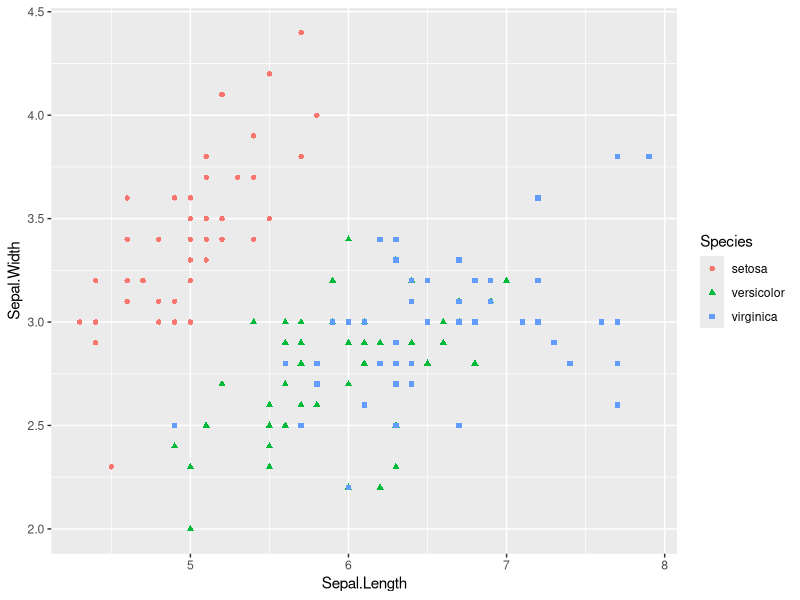
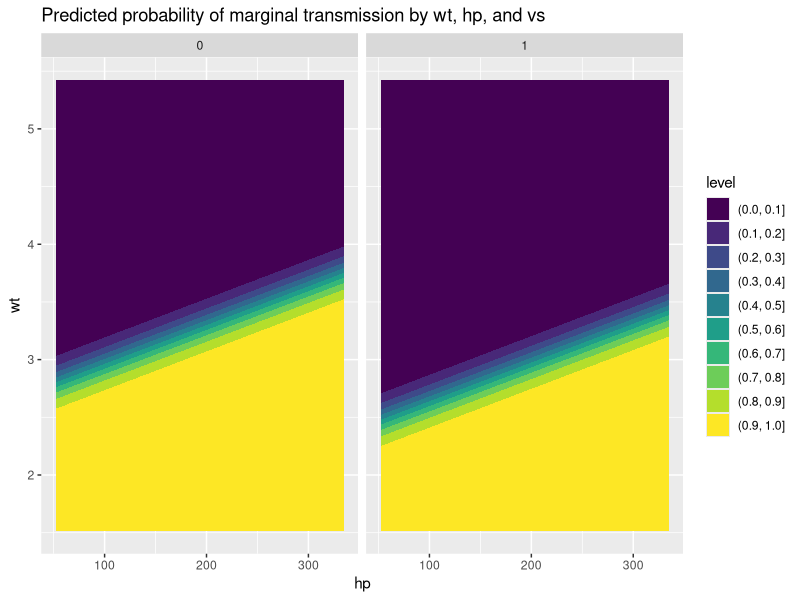
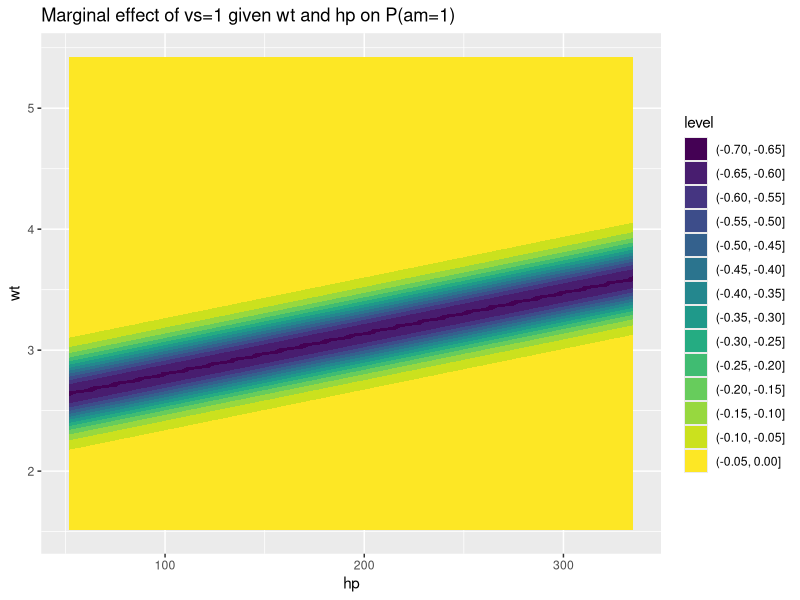
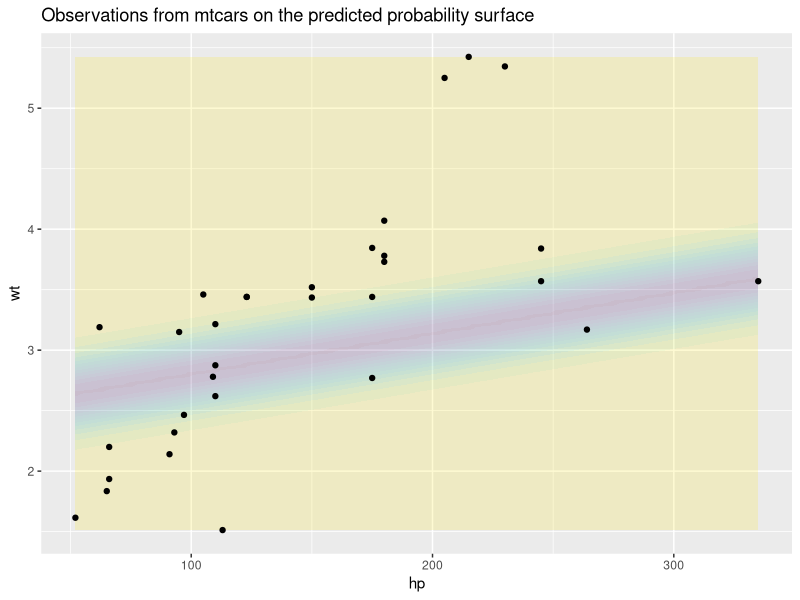
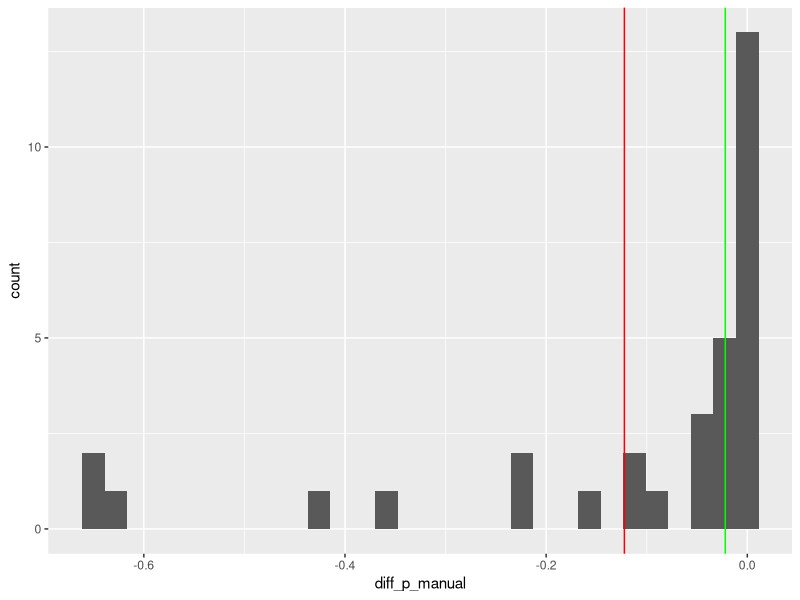

Write R code to recreate these figures, in order.
## ---- chunk 1
library(ggplot2)

iris |>
    ggplot(aes(Sepal.Length, Sepal.Width, group = Species, colour = Species, shape = Species)) + 
    geom_point()


## ---- chunk 2
library(tidyverse)
df <- iris |> mutate(is_setosa = Species == 'setosa')

mod_lm <- lm(Sepal.Width ~ Sepal.Length + is_setosa, data = df)

mod_lm
## ---- chunk 3
mod_logistic <- glm(
    am ~ mpg + vs,
    data = mtcars, 
    family = binomial()
    )

mod_logistic
## ---- chunk 4
summary(mod_logistic)

## ---- chunk 5
mod_logistic_2 <- glm(
    am ~ vs + wt + hp,
    data = mtcars, 
    family = binomial()
    )

summary(mod_logistic_2)
## ---- chunk 6

standardise <- function(x){
  (x - mean(x)) / sd(x)
}

mtcars_z <- mtcars
mtcars_z$wt_z = standardise(mtcars$wt)
mtcars_z$hp_z = standardise(mtcars$hp)

mod_logistic_2_z <- glm(
    am ~ vs + wt_z + hp_z,
    data = mtcars_z, 
    family = binomial()
    )

summary(mod_logistic_2_z)

## ---- chunk 7
min(mtcars$hp)
max(mtcars$hp)

min(mtcars$wt)
max(mtcars$wt)
## ---- chunk 8
predictors <- expand_grid(
  hp = seq(min(mtcars$hp), max(mtcars$hp), length.out = 100),
  wt = seq(min(mtcars$wt), max(mtcars$wt), length.out = 100)
)

predictors_straight <- predictors |> 
  mutate(vs = 1)

predictors_vshaped <- predictors |> 
  mutate(vs = 0)

## ---- chunk 9
predictions_predictors_straight <- predictors_straight |> 
  mutate(
    p_manual = predict(mod_logistic_2, type = "response", newdata = predictors_straight)
  )

predictions_predictors_vshaped <- predictors_vshaped |> 
  mutate(
    p_manual = predict(mod_logistic_2, type = "response", newdata = predictors_vshaped)
  )

## ---- chunk 10
predictions_predictors_straight |> 
  bind_rows(
    predictions_predictors_vshaped
  ) |> 
  ggplot(aes(x = hp, y = wt, z = p_manual)) + 
  geom_contour_filled() + 
  facet_wrap(~vs) +
  labs(
    title = "Predicted probability of marginal transmission by wt, hp, and vs"
  )

## ---- chunk 11
predictions_predictors_straight |> 
  bind_rows(
    predictions_predictors_vshaped
  ) |> 
  group_by(hp, wt) |> 
  summarise(
    diff_p_manual = p_manual[vs==1] - p_manual[vs==0]
  ) |> 
  ungroup() |> 
  ggplot(
    aes(x = hp, y = wt, z = diff_p_manual)
  ) + 
  geom_contour_filled() + 
  labs(
    title = "Marginal effect of vs=1 given wt and hp on P(am=1)"
  )

## ---- chunk 12
predictions_predictors_straight |> 
  bind_rows(
    predictions_predictors_vshaped
  ) |> 
  group_by(hp, wt) |> 
  summarise(
    diff_p_manual = p_manual[vs==1] - p_manual[vs==0]
  ) |> 
  ungroup() |> 
  summarise(
    mean_diff_p_manual = mean(diff_p_manual)
  )

## ---- chunk 13
predictions_predictors_straight |> 
  bind_rows(
    predictions_predictors_vshaped
  ) |> 
  group_by(hp, wt) |> 
  summarise(
    diff_p_manual = p_manual[vs==1] - p_manual[vs==0]
  ) |> 
  ungroup() |> 
  ggplot(
    aes(x = hp, y = wt, z = diff_p_manual)
  ) + 
  geom_contour_filled(alpha = 0.2, show.legend = FALSE) + 
  labs(
    title = "Observations from mtcars on the predicted probability surface"
  ) +
  geom_point(
    aes(x = hp, y = wt), inherit.aes = FALSE,
    data = mtcars
  )

## ---- chunk 14
predictions_predictors_observed_straight <- mtcars |> 
  select(hp, wt) |> 
  mutate(vs = 1)

predictions_predictors_observed_straight <- predictions_predictors_observed_straight |> 
  mutate(
    p_manual = predict(mod_logistic_2, type = "response", newdata = predictions_predictors_observed_straight)
  )

predictions_predictors_observed_vshaped <- mtcars |> 
  select(hp, wt) |> 
  mutate(vs = 0) 

predictions_predictors_observed_vshaped <- predictions_predictors_observed_vshaped |> 
  mutate(
    p_manual = predict(mod_logistic_2, type = "response", newdata = predictions_predictors_observed_vshaped)
  )
  

predictions_predictors_observed <- 
  bind_rows(
    predictions_predictors_observed_straight,
    predictions_predictors_observed_vshaped
  )

predictions_marginal <- 
  predictions_predictors_observed |> 
    group_by(hp, wt) |> 
    summarise(
      diff_p_manual = p_manual[vs==1] - p_manual[vs==0]
    )

predictions_marginal |> 
  ggplot(aes(x = diff_p_manual)) + 
  geom_histogram() +
  geom_vline(aes(xintercept = mean(diff_p_manual)), colour = "red") + 
  geom_vline(aes(xintercept = median(diff_p_manual)), colour = "green")

